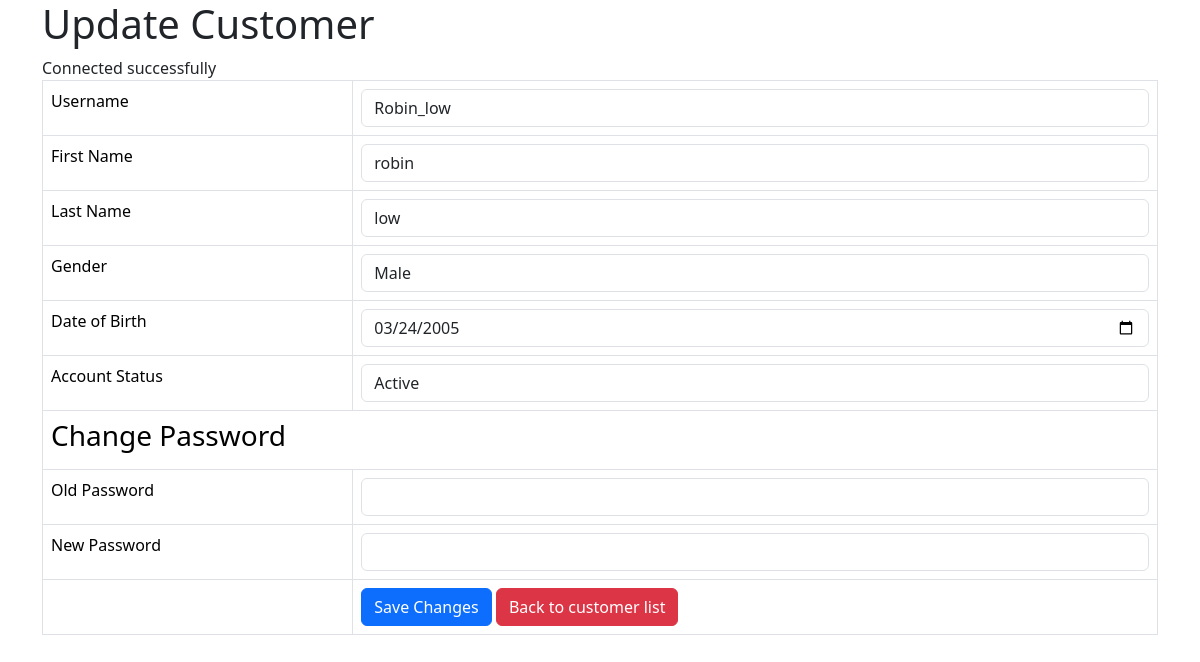
/customer_update.php?id=6, run on the app's committed database.
### tables this page shows
CREATE TABLE IF NOT EXISTS `customers` (
  `id` int NOT NULL AUTO_INCREMENT,
  `username` varchar(50) NOT NULL,
  `password` varchar(10) NOT NULL,
  `first_name` varchar(50) NOT NULL,
  `last_name` varchar(50) NOT NULL,
  `gender` enum('Male','Female') NOT NULL,
  `date_of_birth` date NOT NULL,
  `registration_date_time` timestamp NULL DEFAULT CURRENT_TIMESTAMP,
  `account_status` varchar(20) NOT NULL,
  PRIMARY KEY (`id`)
);

### customer_update.php (the view, shortened to what this page needs)
<!DOCTYPE HTML>
<html>
<head>
    <link href="https://cdn.jsdelivr.net/npm/bootstrap@5.3.3/dist/css/bootstrap.min.css" rel="stylesheet">
</head>
<body>
    <div class="container">
        <div class="page-header">
            <h1>Update Customer</h1>
        </div>
        <?php
        $id = isset($_GET['id']) ? $_GET['id'] : die('ERROR: Record ID not found.');
        include 'config/database.php';
        try {
            $query = "SELECT id, username, first_name, last_name, gender, date_of_birth, account_status, password FROM customers WHERE id = ? LIMIT 0,1";
            $stmt = $con->prepare($query);
            $stmt->bindParam(1, $id);
            $stmt->execute();
            $row = $stmt->fetch(PDO::FETCH_ASSOC);
            $username = $row['username'];
            $first_name = $row['first_name'];
            $last_name = $row['last_name'];
            $gender = $row['gender'];
            $date_of_birth = $row['date_of_birth'];
            $account_status = $row['account_status'];
        } catch (PDOException $exception) {
            die('ERROR: ' . $exception->getMessage());
        }
        ?>
        <form action="<?php echo htmlspecialchars($_SERVER["PHP_SELF"] . "?id={$id}"); ?>" method="post">
            <table class='table table-hover table-responsive table-bordered'>
                <tr>
                    <td>Username</td>
                    <td><input type='text' name='username' value="<?php echo $username; ?>" class='form-control' required /></td>
                </tr>
                <tr>
                    <td>First Name</td>
                    <td><input type='text' name='first_name' value="<?php echo $first_name; ?>" class='form-control' required /></td>
                </tr>
                <tr>
                    <td>Last Name</td>
                    <td><input type='text' name='last_name' value="<?php echo $last_name; ?>" class='form-control' required /></td>
                </tr>
                <tr>
                    <td>Gender</td>
                    <td>
                        <select name="gender" class="form-control">
                            <option value="Male" <?php echo ($gender == 'Male') ? 'selected' : ''; ?>>Male</option>
                        </select>
                    </td>
                </tr>
                <tr>
                    <td>Date of Birth</td>
                    <td><input type='date' name='date_of_birth' value="<?php echo $date_of_birth; ?>" class='form-control' required /></td>
                </tr>
                <tr>
                    <td>Account Status</td>
                    <td><input type='text' name='account_status' value="<?php echo $account_status; ?>" class='form-control' required /></td>
                </tr>
                <tr>
                    <td colspan="2">
                        <h3>Change Password</h3>
                    </td>
                </tr>
                <tr>
                    <td>Old Password</td>
                    <td><input type="password" name="old_password" class="form-control" required /></td>
                </tr>
                <tr>
                    <td>New Password</td>
                    <td><input type="password" name="new_password" class="form-control" required /></td>
                </tr>
                <tr>
                    <td></td>
                    <td>
                        <input type='submit' value='Save Changes' class='btn btn-primary' />
                        <a href='customer_list.php' class='btn btn-danger'>Back to customer list</a>
                    </td>
                </tr>
            </table>
        </form>
    </div>
</body>
</html>

### data on the page
customers: username "Robin_low", first_name "robin", last_name "low", gender "Male", date_of_birth "03/24/2005", account_status "Active"
